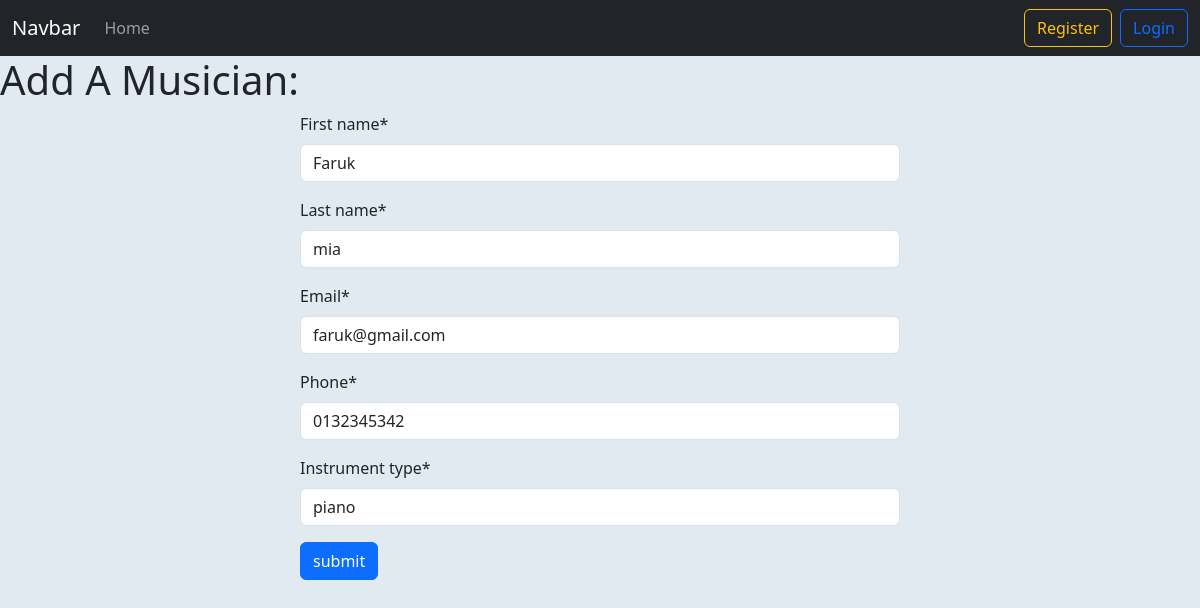
The app's page /add_musician/edit_musician/3 with its own data.
### Musician/models.py (models this page shows, shortened)
class MusicianModel(models.Model):
    First_name = models.CharField(max_length=50)
    Last_name = models.CharField(max_length=50)
    Email = models.EmailField()
    Phone = models.CharField(max_length=11)
    Instrument_type = models.CharField(max_length=30)

### Musician/views.py (the view)
# urls.py: path('edit_musician/<int:id>', views.EditMusicianView.as_view(),name='edit_musician'),
class EditMusicianView(UpdateView):
    model = MusicianModel
    form_class = MusicianForm
    template_name = 'add_musician.html'
    pk_url_kwarg = 'id'
    success_url = reverse_lazy('homepage')

### Musician/forms.py
class MusicianForm(forms.ModelForm):
    class Meta:
        model = MusicianModel
        fields = '__all__'

### Musician/templates/add_musician.html
{% extends 'base.html' %} {% block content %}{% load crispy_forms_tags %}
<h1>Add A Musician:</h1>
<form method="post" class="w-50 m-auto">
  {% csrf_token %} {{form | crispy }}
  <button class="btn btn-primary" type="submit">submit</button>
</form>
{% endblock %}

### records on screen
MusicianModel: First_name "Faruk", Last_name "mia", Email "faruk@gmail.com", Phone "0132345342", Instrument_type "piano"
